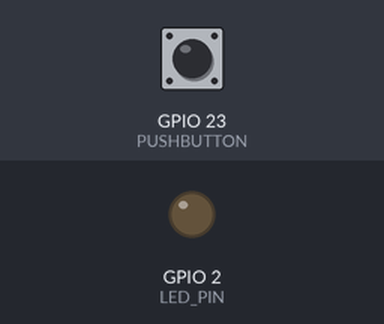
The sketch below on a simulated ESP32. Shown: output pins drawn as LEDs (lit = HIGH). Inputs (shaded band) come from the test bench; at power-on: GPIO 23 (PUSHBUTTON) HIGH.

Above: at 1.2 s.
1.3 s: GPIO 23 (PUSHBUTTON) pulled LOW for 0.15 s
At 2.5 s:
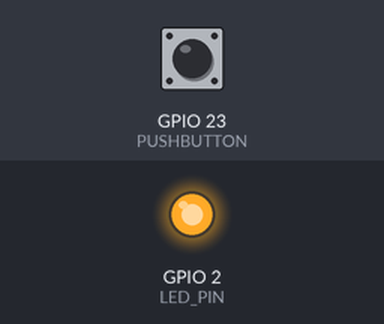
2.9 s: GPIO 23 (PUSHBUTTON) pulled LOW for 1 s
At 3.7 s:
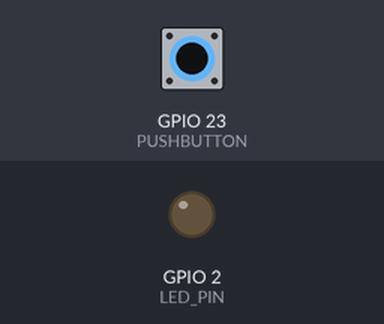
5.4 s: GPIO 23 (PUSHBUTTON) pulled LOW for 3.2 s
At 6.8 s:
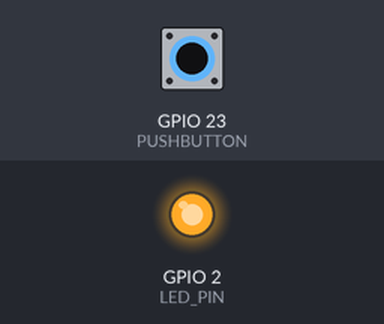
Timing chart, 0 to 8.4 s (numbered marks = the images above; inputs shaded):
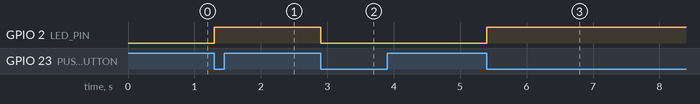

Measured:
- after the input at 1.3 s, GPIO 2 (LED_PIN): LOW → HIGH at once
- after the input at 2.9 s, GPIO 2 (LED_PIN): HIGH → LOW at once
- after the input at 5.4 s, GPIO 2 (LED_PIN): LOW → HIGH at once

The sketch:

RTOS_Task_5.ino
```cpp
/*
  ESP32 FreeRTOS LED Toggle using Interrupts and Binary Semaphore

  - A push button (GPIO23) triggers an interrupt on FALLING edge.
  - The ISR gives a binary semaphore to signal the LED task.
  - The task waits for the semaphore and toggles the LED (GPIO2).
*/

#include <Arduino.h>

#if CONFIG_FREERTOS_UICORE
static const BaseType_t app_cpu = 0;
#else
static const BaseType_t app_cpu = 1;
#endif

SemaphoreHandle_t BinarySemaphore;

#define LED_PIN 2
#define PUSHBUTTON 23

void interruptHandler() {
  xSemaphoreGiveFromISR(BinarySemaphore, NULL);
}

//Task1 to toggle the LED
void ToggleLED(void *parameter) {
  while (1) {
    if (xSemaphoreTake(BinarySemaphore, portMAX_DELAY)) {
      digitalWrite(LED_PIN, !digitalRead(LED_PIN));
    }
    vTaskDelay(100 / portTICK_PERIOD_MS);
  }
}

void setup() {
  // put your setup code here, to run once:
  pinMode(LED_PIN, OUTPUT);
  pinMode(PUSHBUTTON, INPUT);

  BinarySemaphore = xSemaphoreCreateBinary();

  xTaskCreatePinnedToCore(ToggleLED, "LEDToggle", 2048, NULL, 1, NULL, app_cpu);

  if (BinarySemaphore != NULL) {
    attachInterrupt(digitalPinToInterrupt(PUSHBUTTON), interruptHandler, FALLING);
  }
}

void loop() {
  // put your main code here, to run repeatedly:
}
```
